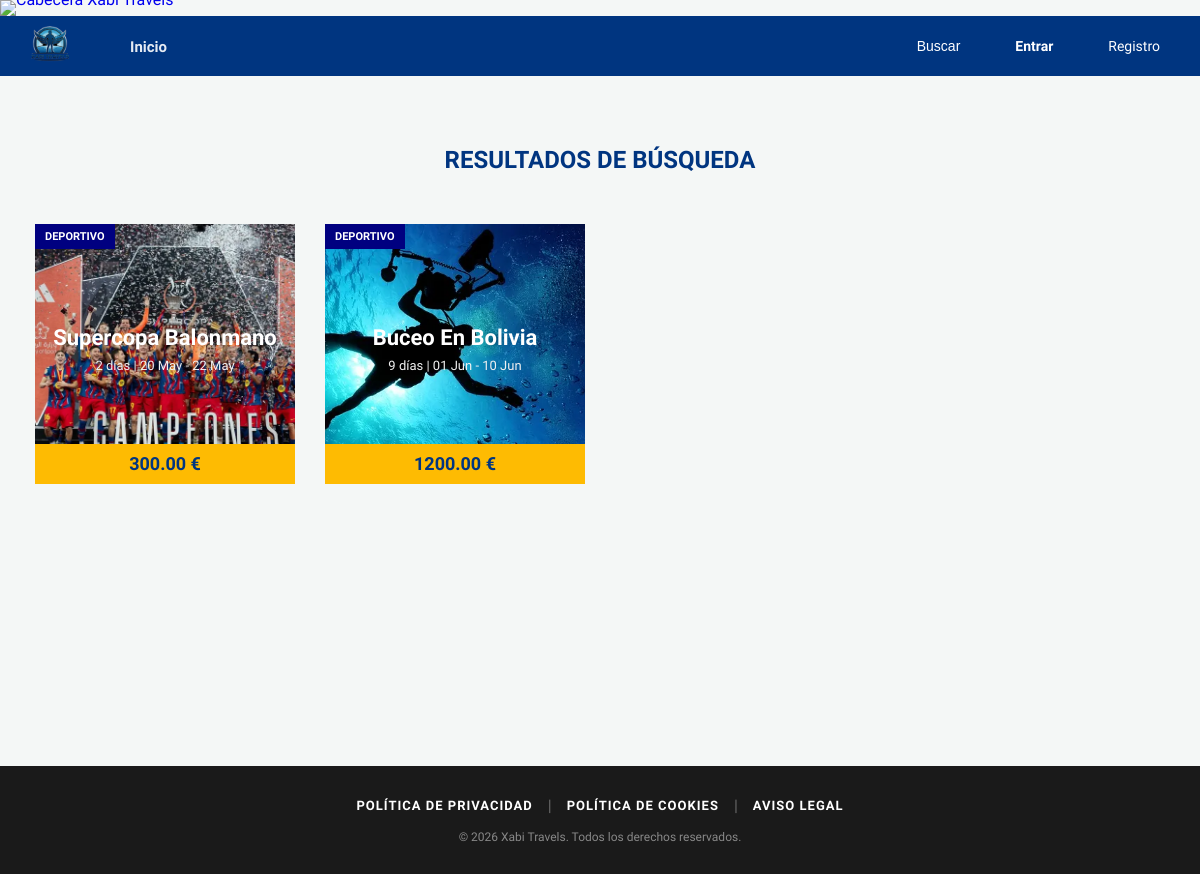
Page /app/public/buscador.php?tipo=Deportivo on the committed database.
### tables this page shows
CREATE TABLE IF NOT EXISTS `viajes` (
  `id_viaje` int(11) NOT NULL AUTO_INCREMENT,
  `titulo` varchar(200) NOT NULL,
  `descripcion` text NOT NULL,
  `fecha_inicio` date NOT NULL,
  `fecha_fin` date NOT NULL,
  `precio` decimal(10,2) NOT NULL,
  `destacado` tinyint(1) NOT NULL DEFAULT 0,
  `tipo_viaje` varchar(50) NOT NULL,
  `plazas` int(11) NOT NULL,
  `imagen` varchar(255) NOT NULL,
  `continente` varchar(100) DEFAULT NULL,
  `destino` varchar(100) DEFAULT NULL,
  `itinerario` text DEFAULT NULL,
  PRIMARY KEY (`id_viaje`)
);

### app/clases/Viaje.php (called while the page is built, shortened)
<?php
class Viaje {
    private $con;
    public function __construct($conexion) {
        $this->con = $conexion;
    }
    public function obtenerFiltrados($tipo, $continente, $f_inicio, $f_fin) {
        $sql = "SELECT * FROM viajes WHERE 1=1";
        $params = [];
        if (!empty($tipo)) {
            $sql .= " AND tipo_viaje = ?";
            $params[] = $tipo;
        }
        $sql .= " ORDER BY fecha_inicio ASC";
        $stmt = $this->con->prepare($sql);
        $stmt->execute($params);
        return $stmt;
    }
}
?>

### app/public/buscador.php (the view, shortened to what this page needs)
<?php
include("../config.php");
include("../clases/Viaje.php");
$viajeObj = new Viaje($con);
$meses = ["Jan"=>"Ene", "Feb"=>"Feb", "Mar"=>"Mar", "Apr"=>"Abr", "May"=>"May", "Jun"=>"Jun", "Jul"=>"Jul", "Aug"=>"Ago", "Sep"=>"Sep", "Oct"=>"Oct", "Nov"=>"Nov", "Dec"=>"Dic"];
$tipo = $_GET['tipo'] ?? '';
$continente = $_GET['continente'] ?? '';
$f_inicio = $_GET['f_inicio'] ?? '';
$f_fin = $_GET['f_fin'] ?? '';
$resultados = $viajeObj->obtenerFiltrados($tipo, $continente, $f_inicio, $f_fin);
$total = $resultados->rowCount();
include("../vistas/header.php");
include("../vistas/navbar.php");
?>
<div class="content_wrapper" style="min-height: 80vh;">
    <div style="text-align: center; margin: 50px 0 30px;">
        <h2 style="color:#003580; margin-bottom: 15px; font-weight:800;">RESULTADOS DE BÚSQUEDA</h2>
    </div>
    <?php if($total > 0) { ?>
        <div class="trips-grid">
            <?php while($fila = $resultados->fetch()) {
                $inicio = date("d", strtotime($fila['fecha_inicio'])) . " " . $meses[date("M", strtotime($fila['fecha_inicio']))];
                $fin = date("d", strtotime($fila['fecha_fin'])) . " " . $meses[date("M", strtotime($fila['fecha_fin']))];
                $dias = (strtotime($fila['fecha_fin']) - strtotime($fila['fecha_inicio'])) / (60 * 60 * 24);
            ?>
            <a href="detalle_viaje.php?id=<?php echo $fila['id_viaje']; ?>" class="trip-poster-link">
                <div class="trip-poster">
                    <img src="../assets/img/<?php echo $fila['imagen']; ?>" class="poster-bg">
                    <div class="poster-top-bar">
                        <span class="category-badge"><?php echo $fila['tipo_viaje']; ?></span>
                    </div>
                    <div class="poster-content">
                        <h3 class="poster-title"><?php echo $fila['titulo']; ?></h3>
                        <p class="poster-dates"><?php echo intval($dias); ?> días | <?php echo $inicio." - ".$fin; ?></p>
                    </div>
                    <div class="poster-bottom-price"><?php echo $fila['precio']; ?> €</div>
                </div>
            </a>
            <?php } ?>
        </div>
    <?php } else { ?>
        <div style="text-align:center; padding: 60px 20px;">
            <a href="index.php" class="nav-btn-register" style="display:inline-block; width:auto;">Ver todos los viajes</a>
        </div>
    <?php } ?>
</div>
<?php include("../vistas/footer.php"); ?>

### app/assets/css/base.css (style rules this page uses)
* { box-sizing: border-box; }
html, body { margin: 0 !important; padding: 0 !important; width: 100%; max-width: 100%; overflow-x: hidden; }
body { margin: 0; padding: 0; width: 100%; font-family: 'Segoe UI', sans-serif; background-color: #f4f7f6; overflow-x: hidden; }
.content_wrapper { width: 100%; max-width: 1200px; margin: 0 auto; padding: 20px; }
h2 { color: #003580; }
a { text-decoration: none; }

### app/assets/css/cards.css (style rules this page uses)
.trips-grid { display: grid; grid-template-columns: repeat(auto-fill, 260px); gap: 30px; justify-content: center; padding: 20px 0; }
.trip-poster-link { display: block; text-decoration: none; color: inherit; margin: 0; }
.trip-poster { width: 260px; height: 260px; position: relative; overflow: hidden; background: #000; border-radius: 0; font-family: 'Segoe UI', sans-serif; transition: transform 0.3s ease; }
.poster-bg { width: 100%; height: 100%; object-fit: cover; position: absolute; top: 0; left: 0; z-index: 1; transition: transform 0.5s ease, opacity 0.3s; }
.poster-top-bar { position: absolute; top: 0; left: 0; width: 100%; z-index: 10; display: flex; justify-content: space-between; }
.category-badge { background: #000080; color: white; font-size: 11px; font-weight: bold; padding: 6px 10px; text-transform: uppercase; }
.poster-content { position: absolute; top: 50%; width: 100%; transform: translateY(-60%); z-index: 10; text-align: center; padding: 0 15px; pointer-events: none; }
.poster-title { font-size: 22px; color: #fff; font-weight: 800; text-transform: capitalize; margin: 0 0 8px 0; line-height: 1.1; }
.poster-dates { font-size: 13px; color: #f1f1f1; font-weight: 500; margin: 0; }
.poster-bottom-price { position: absolute; bottom: 0; left: 0; width: 100%; height: 40px; background-color: #febb02; color: #003580; z-index: 20; text-align: center; line-height: 40px; font-weight: 800; font-size: 18px; }

### rows in the picture
viajes: imagen (picture), tipo_viaje "DEPORTIVO", precio "300.00"
viajes: imagen (picture), tipo_viaje "DEPORTIVO", precio "1200.00"
